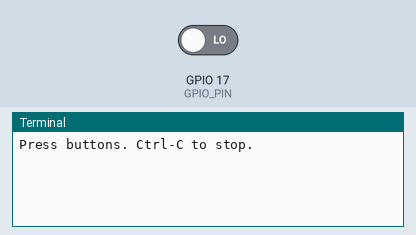
This program was run on a simulated Raspberry Pi (BCM pin numbers). Parts: the last lines printed to the terminal. Inputs (shaded band) come from the test bench; at power-on: GPIO 17 (GPIO_PIN) LOW.

Above: at 1.2 s.
1.3 s: GPIO 17 (GPIO_PIN) driven HIGH
At 1.9 s:
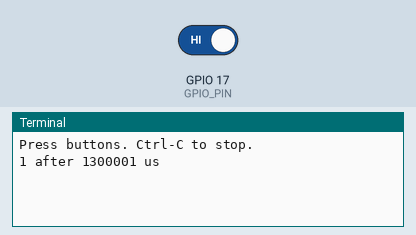
2.8 s: GPIO 17 (GPIO_PIN) driven LOW
At 4.3 s:
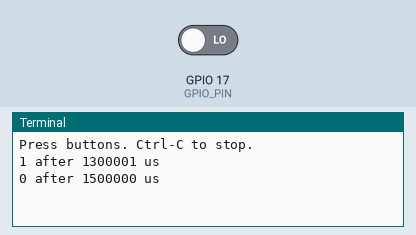

Measured:
- after the input at 1.3 s, the terminal: prints a new line at once (image 1)
- after the input at 2.8 s, the terminal: prints a new line at once (image 2)

The program:

example.py
```python
# Python script using pigpio on a Raspberry Pi to capture and print raw GPIO edge timings (microseconds) for reverse-engineering or debugging IR signals.
#
# Buy this module: https://shillehtek.com/products/hx1838-infrared-ir-wireless-remote-control-module-kit-with-battery
# Full manual: https://shillehtek.com/blogs/shillehtek-product-manuals/hx1838-infrared-ir-wireless-remote-control-module-kit-with-battery-manual
# More examples: https://github.com/shillehbean/shillehtek-examples
#

#!/usr/bin/env python3
# Install: sudo apt install pigpio python3-pigpio
# Start daemon: sudo systemctl enable --now pigpiod

# Quick raw-pulse capture using pigpio
import pigpio, time, sys

GPIO_PIN = 17

pi = pigpio.pi()
pi.set_mode(GPIO_PIN, pigpio.INPUT)

last_tick = 0
def cbf(gpio, level, tick):
    global last_tick
    diff = pigpio.tickDiff(last_tick, tick)
    last_tick = tick
    print(f"{level} after {diff} us")

cb = pi.callback(GPIO_PIN, pigpio.EITHER_EDGE, cbf)
print("Press buttons. Ctrl-C to stop.")
try:
    while True: time.sleep(1)
except KeyboardInterrupt:
    cb.cancel()
    pi.stop()
```
